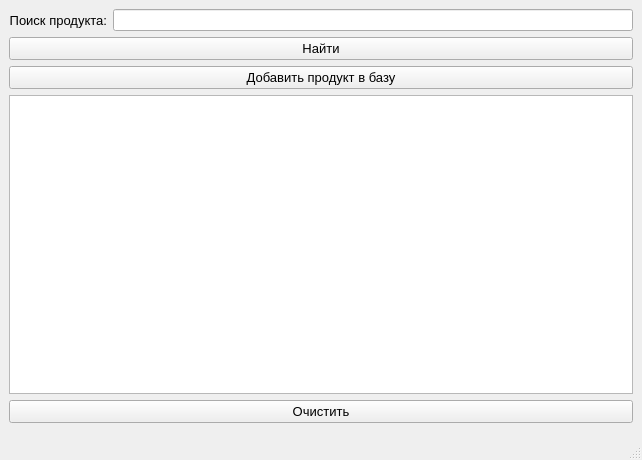
<?xml version="1.0" encoding="UTF-8"?>
<ui version="4.0">
 <class>MainWindow</class>
 <widget class="QMainWindow" name="MainWindow">
  <property name="geometry">
   <rect>
    <x>0</x>
    <y>0</y>
    <width>642</width>
    <height>460</height>
   </rect>
  </property>
  <property name="windowTitle">
   <string>Главное окно приложения</string>
  </property>
  <widget class="QWidget" name="centralwidget">
   <layout class="QVBoxLayout" name="verticalLayout">
    <item>
     <layout class="QHBoxLayout" name="horizontalLayout">
      <item>
       <widget class="QLabel" name="label">
        <property name="font">
         <font>
          <pointsize>10</pointsize>
         </font>
        </property>
        <property name="layoutDirection">
         <enum>Qt::LeftToRight</enum>
        </property>
        <property name="text">
         <string>Поиск продукта:</string>
        </property>
        <property name="alignment">
         <set>Qt::AlignRight|Qt::AlignTrailing|Qt::AlignVCenter</set>
        </property>
       </widget>
      </item>
      <item>
       <widget class="QLineEdit" name="lineEdit"/>
      </item>
     </layout>
    </item>
    <item>
     <widget class="QPushButton" name="search_btn">
      <property name="font">
       <font>
        <pointsize>10</pointsize>
       </font>
      </property>
      <property name="text">
       <string>Найти</string>
      </property>
     </widget>
    </item>
    <item>
     <widget class="QPushButton" name="add_button">
      <property name="font">
       <font>
        <pointsize>10</pointsize>
       </font>
      </property>
      <property name="text">
       <string>Добавить продукт в базу</string>
      </property>
     </widget>
    </item>
    <item>
     <layout class="QHBoxLayout" name="horizontalLayout_2">
      <item>
       <layout class="QGridLayout" name="gridLayout_2"/>
      </item>
      <item>
       <layout class="QVBoxLayout" name="verticalLayout_3">
        <item>
         <widget class="QTableWidget" name="table"/>
        </item>
        <item>
         <widget class="QPushButton" name="clear_btn">
          <property name="font">
           <font>
            <pointsize>10</pointsize>
           </font>
          </property>
          <property name="cursor">
           <cursorShape>ArrowCursor</cursorShape>
          </property>
          <property name="text">
           <string>Очистить</string>
          </property>
         </widget>
        </item>
       </layout>
      </item>
     </layout>
    </item>
   </layout>
  </widget>
  <widget class="QMenuBar" name="menubar">
   <property name="geometry">
    <rect>
     <x>0</x>
     <y>0</y>
     <width>642</width>
     <height>21</height>
    </rect>
   </property>
  </widget>
  <widget class="QStatusBar" name="statusbar">
   <property name="font">
    <font>
     <pointsize>14</pointsize>
     <weight>75</weight>
     <bold>true</bold>
    </font>
   </property>
  </widget>
 </widget>
 <resources/>
 <connections/>
</ui>
